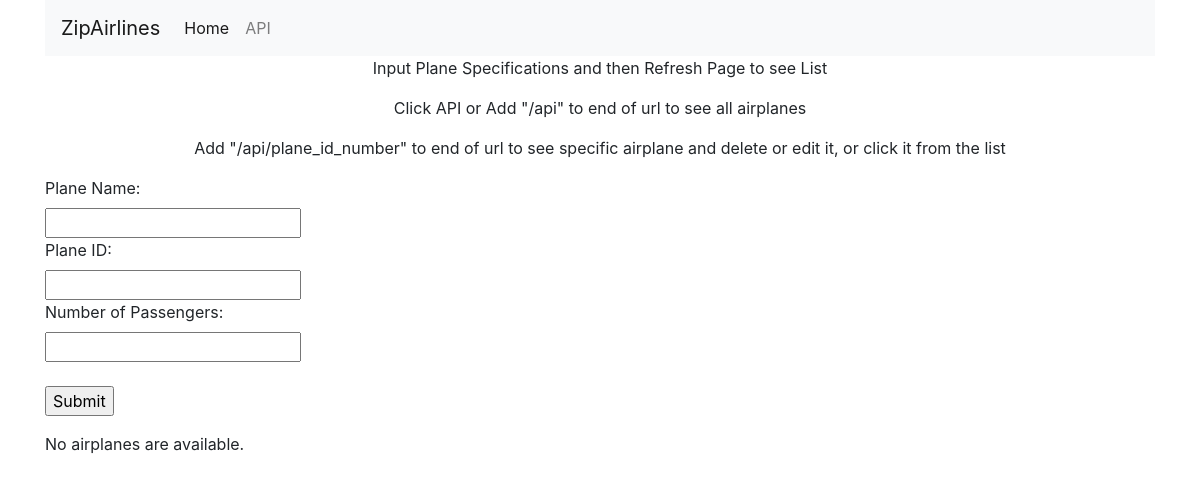
Before: / with the older database file.
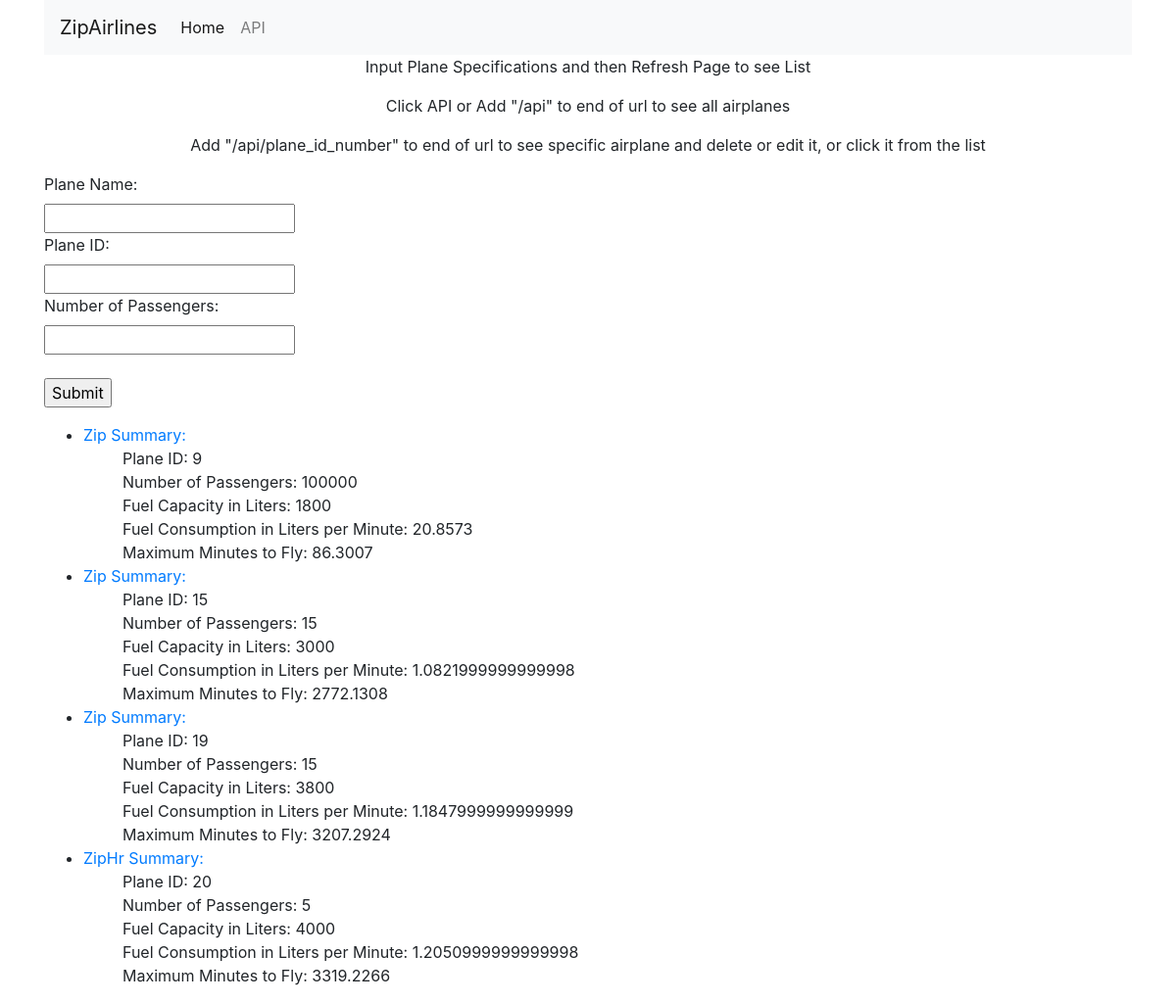
After: the same page with the newer database file.
### airplanes/models.py (models this page shows, shortened)
class Airplane(models.Model):
    plane_name = models.CharField(max_length=50)
    id = models.PositiveIntegerField(primary_key=True)
    num_passengers = models.IntegerField()
    def fuel_capacity(self):
        return 200 * self.id
    def fuel_consumption(self):
        fuel_c_with_id = round(np.log10(round(self.id * 0.8, 4)), 4)
        fuel_c_of_pass = round(0.0002 * self.num_passengers, 4)
        return fuel_c_with_id + fuel_c_of_pass
    def max_minutes(self):
        fuel_cap = self.fuel_capacity()
        return round(fuel_cap / self.fuel_consumption(), 4)
    class Meta:
        ordering = ["id"]

### airplanes/views.py (the view)
# urls.py: path('', views.index), # activates the index html file
def index(request):
    airplanes_list = Airplane.objects.all()
    context = {'airplanes_list': airplanes_list}
    return render(request, 'airplanes/index.html', context)

### airplanes/templates/airplanes/index.html (shortened to what this page needs)
<link rel="stylesheet" href="https://stackpath.bootstrapcdn.com/bootstrap/4.4.1/css/bootstrap.min.css">
<div class="container">
    <nav class="navbar navbar-expand-lg navbar-light bg-light">
        <a class="navbar-brand" href="#">ZipAirlines</a>
        <div class="collapse navbar-collapse" id="navbarSupportedContent">
          <ul class="navbar-nav mr-auto">
            <li class="nav-item active">
              <a class="nav-link" href="/">Home <span class="sr-only">(current)</span></a>
            </li>
            <li class="nav-item">
              <a class="nav-link" href="/api">API</a>
            </li>
        </div>
    </nav>
    <p class="text-center">Input Plane Specifications and then Refresh Page to see List</h1>
    <p class="text-center">Click API or Add "/api" to end of url to see all airplanes</h4>
    <p class="text-center">Add "/api/plane_id_number" to end of url to see specific airplane and delete or edit it, or click it from the list</h6>
</div>
<div class="container">
    <form action="/api/" method="post" target="hiddenFrame">
        <label for="plane_name">Plane Name:</label><br>
        <input type="text" id="plane_name" name="plane_name"><br>
        <label for="id">Plane ID:</label><br>
        <input type="text" id="id" name="id"><br>
        <label for="num_passengers">Number of Passengers:</label><br>
        <input type="text" id="num_passengers" name="num_passengers"><br><br>
        <input type="submit" value="Submit" >
      </form>
      {% if airplanes_list %}
        <ul>
            {% for airplane in airplanes_list %}
                <li><a href="/api/{{ airplane.id }}/">{{ airplane.plane_name }} Summary:</a></li>
                <ul>Plane ID: {{ airplane.id }}</ul>
                <ul>Number of Passengers: {{ airplane.num_passengers }}</ul>
                <ul>Fuel Capacity in Liters: {{ airplane.fuel_capacity }}</ul>
                <ul>Fuel Consumption in Liters per Minute: {{ airplane.fuel_consumption }}</ul>
                <ul>Maximum Minutes to Fly: {{ airplane.max_minutes }}</ul>
            {% endfor %}
         </ul>
    {% else %}
        <p>No airplanes are available.</p>
    {% endif %}
</div>

Changed rows visible on the page:
added Airplane: plane_name "Zip", id "9", num_passengers "100000", fuel_capacity "1800", fuel_consumption "20.8573", max_minutes "86.3007"
added Airplane: plane_name "Zip", id "15", num_passengers "15", fuel_capacity "3000", fuel_consumption "1.0821999999999998", max_minutes "2772.1308"
added Airplane: plane_name "Zip", id "19", num_passengers "15", fuel_capacity "3800", fuel_consumption "1.1847999999999999", max_minutes "3207.2924"
added Airplane: plane_name "ZipHr", id "20", num_passengers "5", fuel_capacity "4000", fuel_consumption "1.2050999999999998", max_minutes "3319.2266"
Other visible differences:
text no longer shown: "No airplanes are available."
